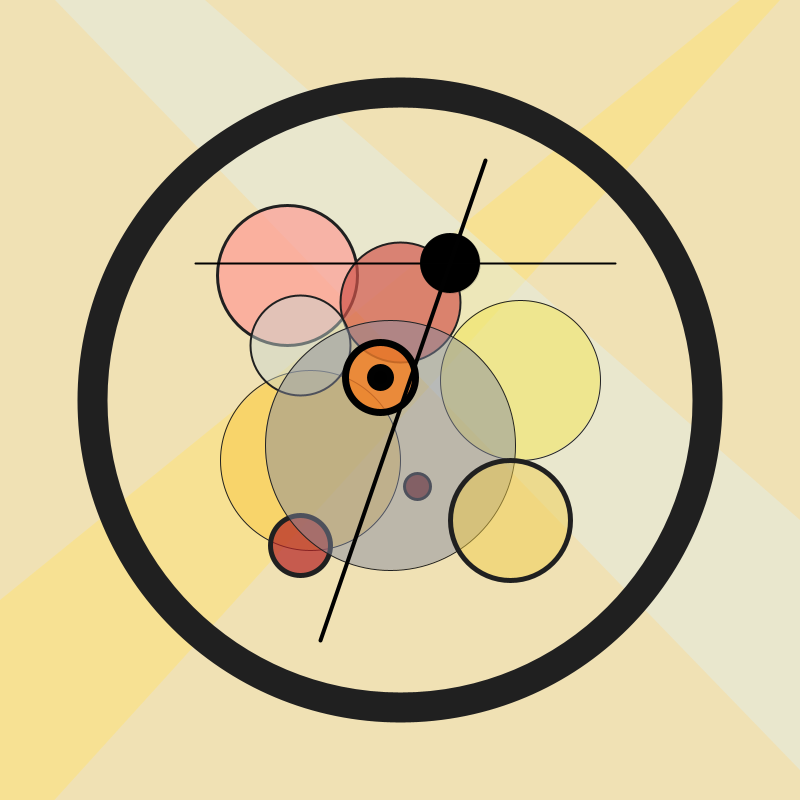
Frame 1 (no input)
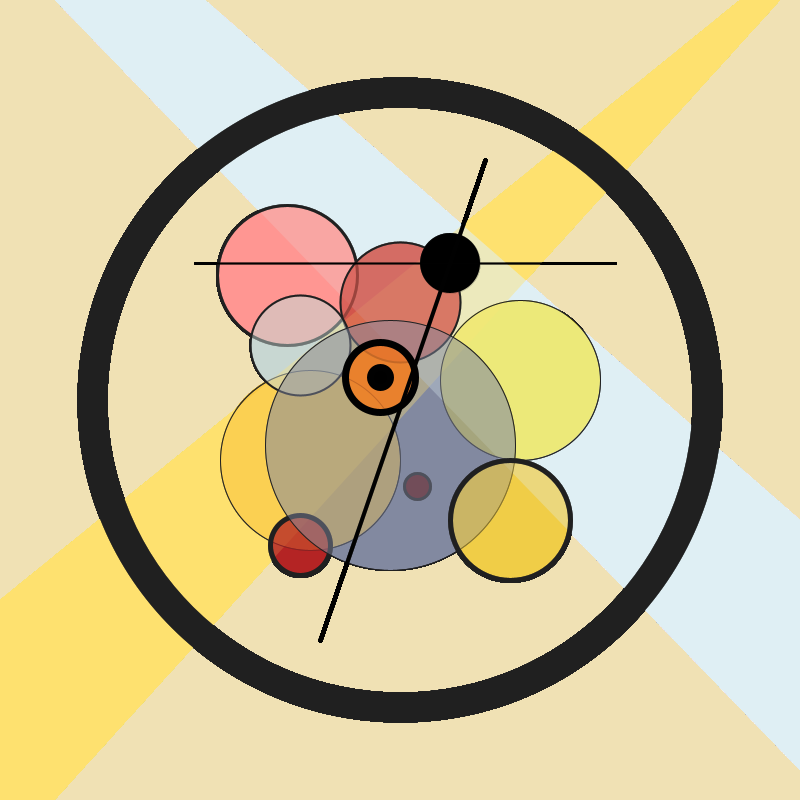
Frame 60 (the mouse pressed at the canvas centre just before this capture)
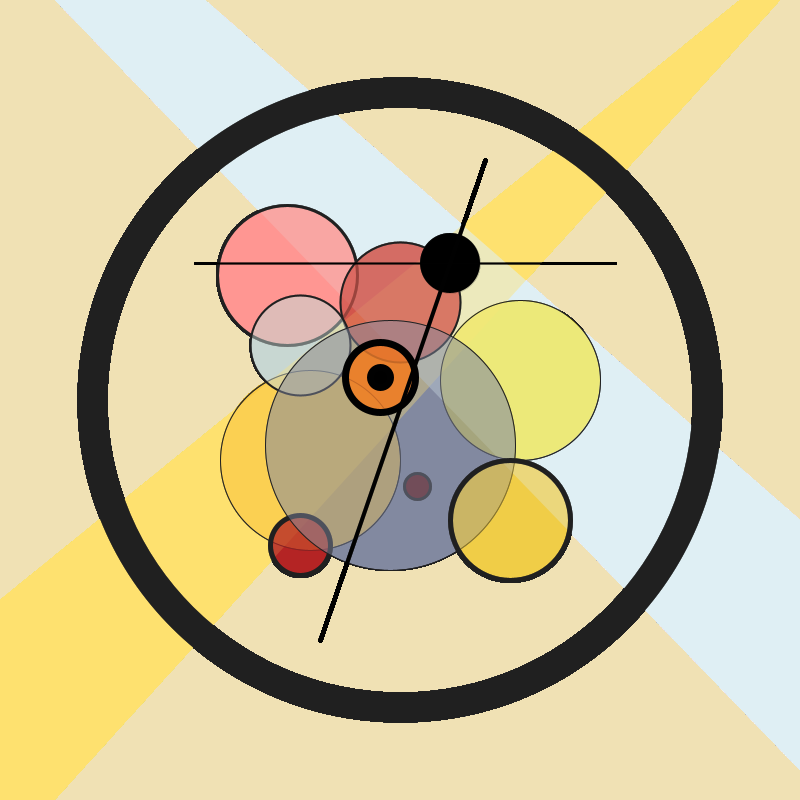
Frame 120 (the mouse held since frame 60 and released just before this capture)

The Processing sketch that drew these frames (run headless with seeded random() and noise(); from frame 60 on, the mouse is pressed at the canvas centre):

// Processing sketch: processing_186110
// ── processing_186110.pde

//yung kandinshi yaya
//copying dat kandinsky.jpg

//int orangeWidth
//int orangeHeight
//int orangeX
//int orangeY

void setup() {
  size(800, 800);
  background(240, 225, 180);
}

void draw() {
  noStroke();

  //beige spotlight
  //*Make browner*
  fill(255, 225, 110, 120);
  quad(780, 0, 740, 0, 0, 600, 0, 860);


  //blue spotlight
  fill(222, 240, 245, 100);
  quad(55, 0, 205, 0, 800, 520, 800, 770);
  //x1, y1, x2, y2, x3, y3, x4, y4

//Circles

  //outer black circle
  stroke(32);
  strokeWeight(30);
  fill(0, 0, 0, 0);
  ellipse(width/2, height/2, width/1.3, height/1.3);

  //yellow big under circle
  strokeWeight(1);
  fill(250, 200, 70, 135);
  ellipse(310, 460, 180, 180);
  
  //big pink top left
  strokeWeight(3);
  fill(255,150,145,165);
  ellipse(287,275,140,140);
  
  //bloodred upper big circle
  strokeWeight(2);
  fill(210,85,75,175);
  ellipse(400,302,120,120);
  
  //big yellow far right
  strokeWeight(1);
  fill(245,230,45,100);
  ellipse(520,380,160,160);
  
  //Black circle top right
  strokeWeight(0);
  fill(0);
  ellipse(450,263,60,60);
  
  //light blue greenish to left of big one
  strokeWeight(2);
  fill(200,215,210,120);
  ellipse(300,345,100,100);
  
  //little dark red circle in center
  strokeWeight(3);
  fill(#5F0606,190);
  ellipse(417,486,26,26);
  
  //blood red circle bottom left
  strokeWeight(5);
  fill(#B42323,180);
  ellipse(300,545,60,60);

  //greyblueinner circle
  strokeWeight(1);
  fill(#8188A0, 120);
  ellipse(390, 445, 250, 250);

  //yellow circle bottom right
  strokeWeight(5);
  fill(#F0CB46, 120);
  ellipse(510, 520, 120, 120);
  
  //orange circle
  stroke(1);
  strokeWeight(7);
  fill(255,115,10,170);
  ellipse(380,377,70,70);
    //black circle within orange circle
    fill(0);
    ellipse(380,377,20,20);
    
    
//Lines

  //top horizontal, thru black circle
  strokeWeight(2);
  line(195,263,615,263);
  
  //thick top right to bottom left
  strokeWeight(4);
  line(320,640,485,160);
  
  

}
